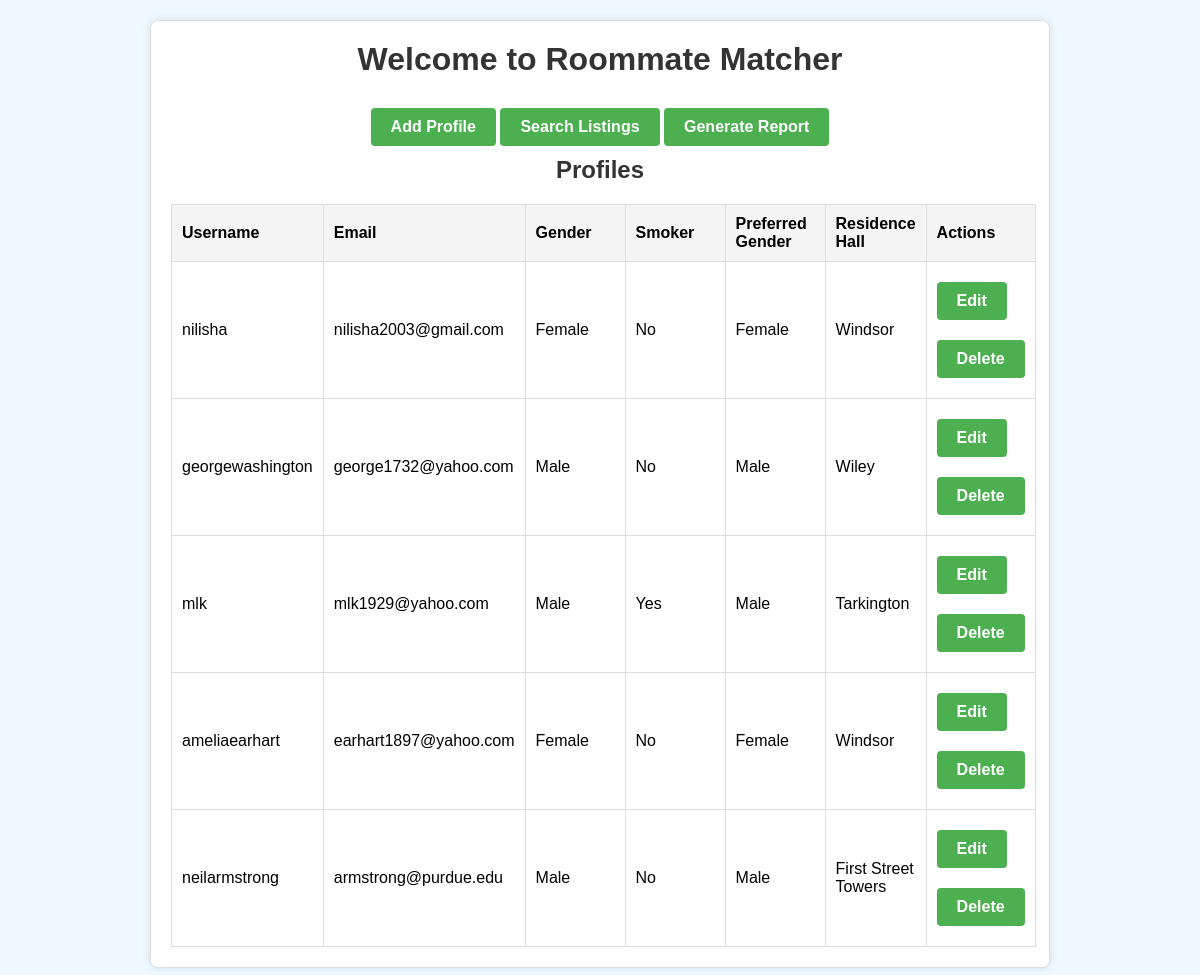
The page / on the database its author committed.
### models.py (models this page shows)
class Profile(db.Model):
    __tablename__ = 'profile'
    profile_id = db.Column(db.Integer, primary_key=True)
    username = db.Column(db.String(50), unique=True, nullable=False, index=True)
    email = db.Column(db.String(120), unique=True, nullable=False, index=True)
    password_hash = db.Column(db.String(128), nullable=False)
    school_year = db.Column(db.String(50), nullable=False)
    residence = db.Column(db.String(100), index=True)
    gender = db.Column(db.String(10), nullable=False, index=True)
    smoker = db.Column(db.Boolean, default=False, index=True)
    preferred_gender = db.Column(db.String(10), nullable=True)
    __table_args__ = (
        db.Index('idx_gender_residence', 'gender', 'residence'),
    )

### app.py (the view)
@app.route('/')
def home():
    profiles = Profile.query.all()  # ORM query
    return render_template('index.html', profiles=profiles)

### templates/index.html (shortened to what this page needs)
<!DOCTYPE html>
<html lang="en">
<head>
    <link rel="stylesheet" href="{{ url_for('static', filename='styles.css') }}">
</head>
<body>
    <div class="container">
        <h1>Welcome to Roommate Matcher</h1>
        <a href="{{ url_for('add_profile') }}" class="btn">Add Profile</a>
        <a href="{{ url_for('search') }}" class="btn">Search Listings</a>
        <a href="{{ url_for('report') }}" class="btn">Generate Report</a>
        <h2>Profiles</h2>
        <table>
            <thead>
                <tr>
                    <th>Username</th>
                    <th>Email</th>
                    <th>Gender</th>
                    <th>Smoker</th>
                    <th>Preferred Gender</th>
                    <th>Residence Hall</th>
                    <th>Actions</th>
                </tr>
            </thead>
            <tbody>
                {% for profile in profiles %}
                <tr>
                    <td>{{ profile.username }}</td>
                    <td>{{ profile.email }}</td>
                    <td>{{ profile.gender }}</td>
                    <td>{{ 'Yes' if profile.smoker else 'No' }}</td>
                    <td>{{ profile.preferred_gender }}</td>
                    <td>{{ profile.residence }}</td>
                    <td>
                        <a href="{{ url_for('edit_profile', profile_id=profile.profile_id) }}" class="btn">Edit</a>
                        <form action="{{ url_for('delete_profile', profile_id=profile.profile_id) }}" method="post"
                            style="display:inline;">
                            <button type="submit" class="btn">Delete</button>
                        </form>
                    </td>
                </tr>
                {% endfor %}
            </tbody>
        </table>
    </div>
</body>
</html>

### static/styles.css (style rules this page uses)
* { margin: 0; padding: 0; box-sizing: border-box; }
body { font-family: Arial, sans-serif; background-color: #f0f8ff; display: flex; justify-content: center; align-items: center; min-height: 100vh; margin: 0; }
.container { text-align: center; max-width: 900px; padding: 20px; border: 1px solid #ddd; border-radius: 8px; background-color: #ffffff; box-shadow: 0px 0px 10px rgba(0, 0, 0, 0.1); margin: 20px; overflow-x: auto; }
h1, h2 { color: #333; margin-bottom: 20px; }
.btn { display: inline-block; background-color: #4CAF50; color: #ffffff; padding: 10px 20px; font-size: 16px; font-weight: bold; border: none; border-radius: 4px; cursor: pointer; text-decoration: none; margin: 10px 0; transition: background-color 0.3s ease; }
table { width: 100%; border-collapse: collapse; margin-top: 20px; }
table, th, td { border: 1px solid #ddd; }
th, td { padding: 10px; text-align: left; min-width: 100px; }
th { background-color: #f4f4f4; }

### rows shown on the page
Profile: username "nilisha", email "nilisha2003@gmail.com", gender "Female", smoker "No", preferred_gender "Female", residence "Windsor"
Profile: username "georgewashington", email "george1732@yahoo.com", gender "Male", smoker "No", preferred_gender "Male", residence "Wiley"
Profile: username "mlk", email "mlk1929@yahoo.com", gender "Male", smoker "Yes", preferred_gender "Male", residence "Tarkington"
Profile: username "ameliaearhart", email "earhart1897@yahoo.com", gender "Female", smoker "No", preferred_gender "Female", residence "Windsor"
Profile: username "neilarmstrong", email "armstrong@purdue.edu", gender "Male", smoker "No", preferred_gender "Male", residence "First Street Towers"
